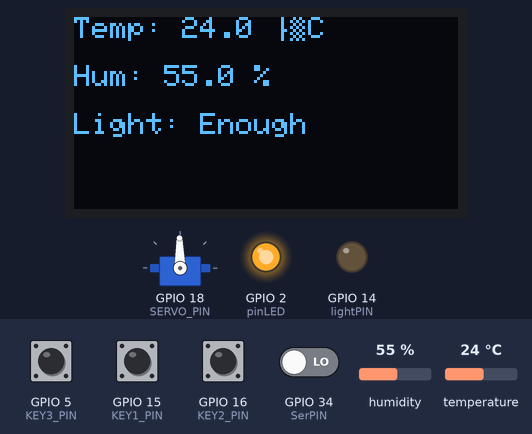
Bench run of a program on a simulated ESP32. Parts: 128×64 one-colour display, servo, output pins drawn as LEDs (lit = HIGH). The inputs (shaded band) are chosen by the test bench; at power-on: GPIO 5 (KEY3_PIN), GPIO 15 (KEY1_PIN), GPIO 16 (KEY2_PIN) HIGH, GPIO 34 (SerPIN) LOW, humidity 55 %, temperature 24 °C. WiFi joins after 1.5 s; servers stay silent unless stated; servo pulses on a pin are drawn as a servo (544–2400 µs = 0–180°); what the program prints to the serial monitor is not drawn.

Above: at 3.2 s.
3.3 s: GPIO 34 (SerPIN) driven HIGH
At 5.4 s:
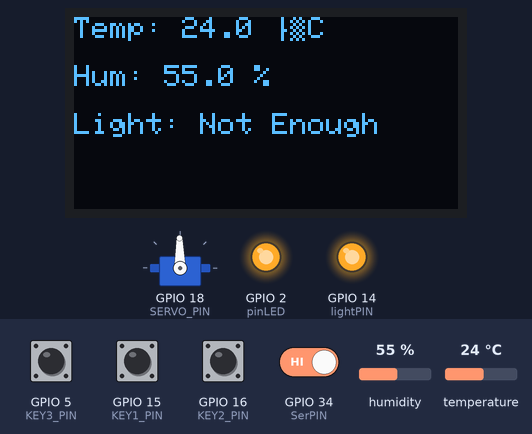
6.2 s: GPIO 5 (KEY3_PIN) pulled LOW for 0.15 s
At 8.0 s:
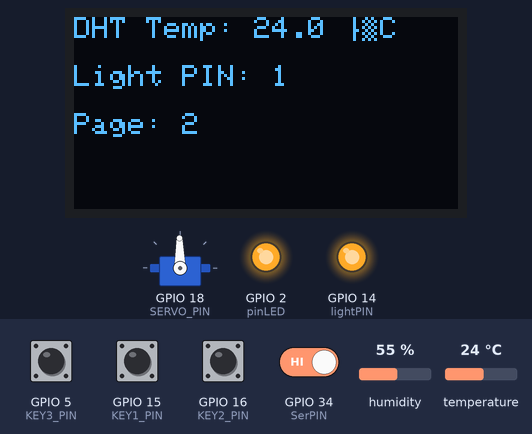
8.3 s: GPIO 16 (KEY2_PIN) pulled LOW for 0.15 s
At 10.0 s:
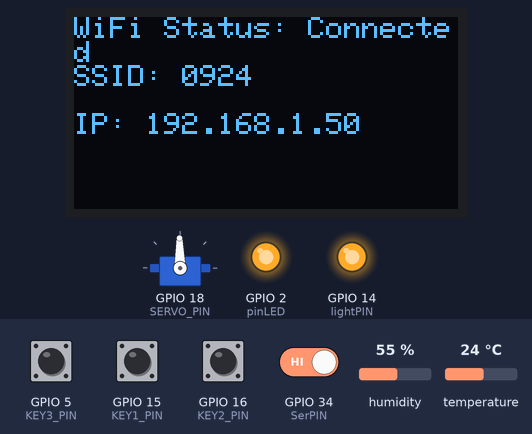
10.4 s: GPIO 15 (KEY1_PIN) pulled LOW for 0.15 s
At 11.7 s:
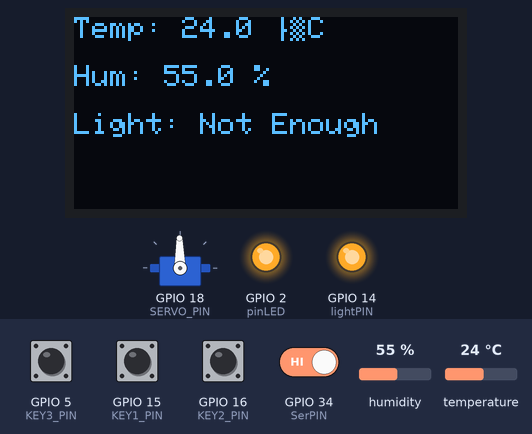
12.5 s: GPIO 16 (KEY2_PIN) pulled LOW for 0.15 s
At 14.3 s:
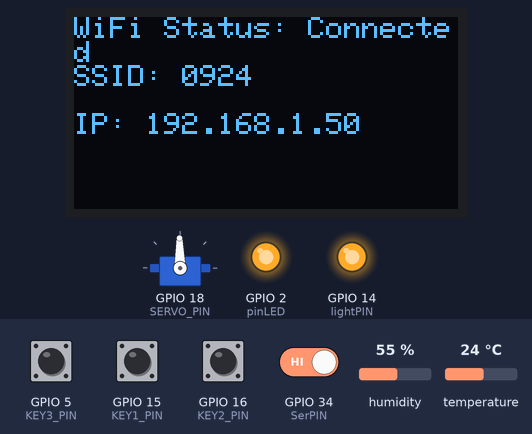
14.6 s: GPIO 5 (KEY3_PIN) pulled LOW for 0.15 s
At 16.3 s:
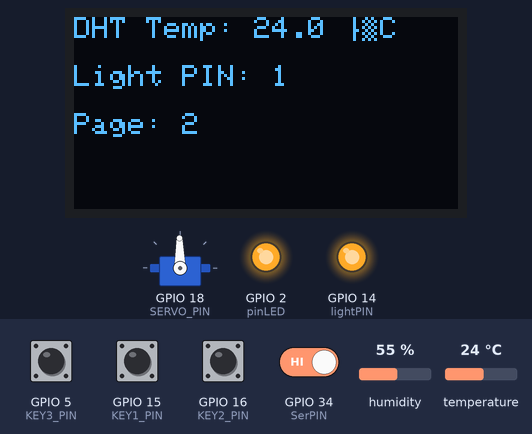
Timing chart, 0 to 17.7 s (numbered marks = the images above; inputs shaded):
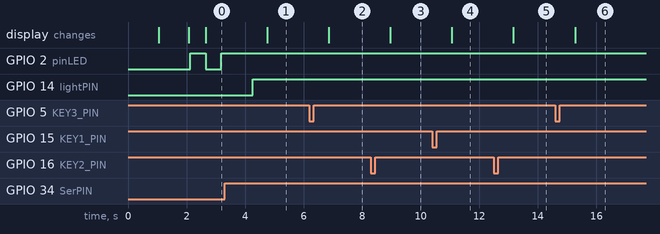

Measured:
- after the input at 3.3 s, GPIO 14 (lightPIN): LOW → HIGH after 0.97 s; the display: changes after 1.5 s (image 1)
- after the input at 6.2 s, the display: changes after 0.66 s (image 2)
- after the input at 8.3 s, the display: changes after 0.67 s (image 3)
- after the input at 10.4 s, the display: changes after 0.67 s (image 4)
- after the input at 12.5 s, the display: changes after 0.67 s (image 5)
- after the input at 14.6 s, the display: changes after 0.68 s (image 6)

The program:

main.cpp
```cpp
#include <Arduino.h>
#include "WiFiManager.h"
#include "MYDHT.h"
#include <freertos/FreeRTOS.h>
#include <freertos/task.h>
#include "sensor_light.h"
#include "OLED.h"
#include "key.h"  // 引入按键头文件
#include "servo.h" // 引入舵机头文件

// 原有全局变量（不变）
float g_temp = 0.0;
float g_hum = 0.0;
TaskHandle_t wifiTaskHandle = NULL;
TaskHandle_t sensorTaskHandle = NULL;
TaskHandle_t oledTaskHandle = NULL;
// 新增：按键任务句柄
TaskHandle_t keyTaskHandle = NULL;
// 新增：舵机任务句柄（在 global_data.h 中声明为 extern）
TaskHandle_t servoTaskHandle = NULL;

// 修改OLED任务：使用新的多页面显示函数
void oledTask(void *param) {
  while (true) {
    showCurrentPage(g_temp, g_hum, lightStatus);  // 替换原有showEnvData
    vTaskDelay(pdMS_TO_TICKS(500));  // 刷新频率提高到500ms，响应更快
  }
}

// 新增：按键任务函数
void keyTask(void *param) {
  while (true) {
    readKeys();  // 循环读取按键
    vTaskDelay(pdMS_TO_TICKS(20));  // 按键扫描频率20ms
  }
}

void setup() {
  Serial.begin(115200);
  delay(1000);
  SetupLDR();
  setupOLED();
  setupKeys();  // 初始化按键
  // 初始化时用默认值显示
  showCurrentPage(g_temp, g_hum, lightStatus);
  Serial.println("========== ESP32 FreeRTOS 启动 ==========");

  initDHTMutex();

  // 原有任务创建（不变）
  xTaskCreatePinnedToCore(
    sensorTask,
    "SensorTask",
    16384,
    NULL,
    3,
    &sensorTaskHandle,
    0
  );

  xTaskCreatePinnedToCore(
    wifiTask,
    "WiFiTask",
    16384,
    NULL,
    1,
    &wifiTaskHandle,
    0
  );

  xTaskCreatePinnedToCore(
    oledTask,
    "OledTask",
    4096,
    NULL,
    2,
    &oledTaskHandle,
    0
  );

  // 新增：创建按键任务
  xTaskCreatePinnedToCore(
    keyTask,
    "KeyTask",
    2048,              // 按键任务栈大小不需要太大
    NULL,
    2,                 // 优先级和OLED任务一致
    &keyTaskHandle,
    1                  // 绑定到核心1（分散负载）
  );

  // 初始化舵机并创建舵机任务（保持其他功能不变）
  initServo(SERVO_PIN);
  xTaskCreatePinnedToCore(
    servoTask,
    "ServoTask",
    2048,
    NULL,
    2,
    &servoTaskHandle,
    1
  );
}

void loop() {
  // 原有逻辑（不变）
  readDOWithDebounce();
  vTaskDelay(pdMS_TO_TICKS(1000));
}
```

KEY.cpp
```cpp
#include "key.h"
#include "global_data.h"
#include "servo.h"

// 定义全局页面变量
DisplayPage currentPage = PAGE_ENV;

// 按键防抖参数
#define DEBOUNCE_DELAY 20 // 防抖延时20ms
#define LONG_PRESS_MS 700 // 长按判定
unsigned long lastKeyPressTime = 0;

// 初始化按键（上拉输入）
void setupKeys() {
  pinMode(KEY1_PIN, INPUT_PULLUP);
  pinMode(KEY2_PIN, INPUT_PULLUP);
  pinMode(KEY3_PIN, INPUT_PULLUP);
  Serial.println("按键模块初始化完成");
}

// 读取按键（防抖与长按处理）
void readKeys() {
  // 读取三路按键，长按触发舵机命令，短按保留原有翻页功能
  // 按键1（KEY1_PIN）：短按切环境页，长按 -> 顺时针
  if (digitalRead(KEY1_PIN) == LOW) {
    if (millis() - lastKeyPressTime > DEBOUNCE_DELAY) {
      unsigned long t0 = millis();
      // 等待按键释放
      while (digitalRead(KEY1_PIN) == LOW) {
        vTaskDelay(pdMS_TO_TICKS(10));
      }
      unsigned long duration = millis() - t0;
      lastKeyPressTime = millis();
      if (duration >= LONG_PRESS_MS) {
        Serial.println("按键1长按 → 舵机顺时针（CW）");
        if (servoTaskHandle) {
          xTaskNotify(servoTaskHandle, (uint32_t)SERVO_CMD_CW, eSetValueWithOverwrite);
        }
      } else {
        currentPage = PAGE_ENV;
        Serial.println("按键1短按 → 切换到环境数据页");
      }
    }
  }
  // 按键2（KEY2_PIN）：短按切WiFi页，长按 -> 停止舵机
  else if (digitalRead(KEY2_PIN) == LOW) {
    if (millis() - lastKeyPressTime > DEBOUNCE_DELAY) {
      unsigned long t0 = millis();
      while (digitalRead(KEY2_PIN) == LOW) {
        vTaskDelay(pdMS_TO_TICKS(10));
      }
      unsigned long duration = millis() - t0;
      lastKeyPressTime = millis();
      if (duration >= LONG_PRESS_MS) {
        Serial.println("按键2长按 → 舵机停止（STOP）");
        if (servoTaskHandle) {
          xTaskNotify(servoTaskHandle, (uint32_t)SERVO_CMD_STOP, eSetValueWithOverwrite);
        }
      } else {
        currentPage = PAGE_WIFI;
        Serial.println("按键2短按 → 切换到WiFi信息页");
      }
    }
  }
  // 按键3（KEY3_PIN）：短按切调试页，长按 -> 逆时针
  else if (digitalRead(KEY3_PIN) == LOW) {
    if (millis() - lastKeyPressTime > DEBOUNCE_DELAY) {
      unsigned long t0 = millis();
      while (digitalRead(KEY3_PIN) == LOW) {
        vTaskDelay(pdMS_TO_TICKS(10));
      }
      unsigned long duration = millis() - t0;
      lastKeyPressTime = millis();
      if (duration >= LONG_PRESS_MS) {
        Serial.println("按键3长按 → 舵机逆时针（CCW）");
        if (servoTaskHandle) {
          xTaskNotify(servoTaskHandle, (uint32_t)SERVO_CMD_CCW, eSetValueWithOverwrite);
        }
      } else {
        currentPage = PAGE_DEBUG;
        Serial.println("按键3短按 → 切换到调试信息页");
      }
    }
  }
}
```

KEY.h
```cpp
#ifndef KEY_H
#define KEY_H

#include <Arduino.h>

// 按键引脚定义
#define KEY1_PIN 15  // 切换页面1
#define KEY2_PIN 16  // 切换页面2
#define KEY3_PIN 5  // 切换页面3

// 页面枚举（方便管理）
typedef enum {
  PAGE_ENV = 0,    // 环境数据页（默认）
  PAGE_WIFI = 1,   // WiFi信息页
  PAGE_DEBUG = 2   // 调试信息页
} DisplayPage;

// 全局当前页面（供OLED任务和按键任务共享）
extern DisplayPage currentPage;

// 函数声明
void setupKeys();       // 初始化按键
void readKeys();        // 读取按键（防抖）

#endif
```

MYDHT.cpp
```cpp
#include "MYDHT.h"
#include <freertos/FreeRTOS.h>
#include <freertos/task.h>
#include <freertos/semphr.h>
#include "global_data.h"

SemaphoreHandle_t dhtDataMutex = NULL;
DHT dht(DHTPIN, DHTTYPE);

void initDHTMutex() {
  if (dhtDataMutex == NULL) {
    dhtDataMutex = xSemaphoreCreateMutex();
    if (dhtDataMutex == NULL) {
      Serial.println("DHT互斥锁创建失败！");
    }
  }
}

float readDHTTemp() {
  float temp = -999.0;
  temp = dht.readTemperature();
  return isnan(temp) ? -999.0 : temp;
}

float readDHTHum() {
  float hum = -999.0;
  hum = dht.readHumidity();
  return isnan(hum) ? -999.0 : hum;
}

void sensorTask(void *param) {
  dht.begin();
  Serial.println("DHT11 传感器初始化完成");

  while (true) {
    if (dhtDataMutex != NULL) {
      xSemaphoreTake(dhtDataMutex, portMAX_DELAY);
    }

    // 拿到密钥进行数据传输
    g_temp = readDHTTemp();
    g_hum = readDHTHum();

    if (g_temp != -999.0 && g_hum != -999.0) {
      Serial.printf("温度: %.2f °C, 湿度: %.2f %%\n", g_temp, g_hum);
    } else {
      Serial.println("读取温湿度失败！");
    }

    if (dhtDataMutex != NULL) {
      xSemaphoreGive(dhtDataMutex);
    }
    //归还密钥
    vTaskDelay(pdMS_TO_TICKS(2000));
  }
}
```

MYDHT.h
```cpp
#ifndef MYDHT_H
#define MYDHT_H

#include <Arduino.h>
#include <DHT.h>

// 硬件配置
#define DHTPIN 4
#define DHTTYPE DHT11
extern DHT dht;


float readDHTTemp();
float readDHTHum();
void initDHTMutex();


// 只保留核心函数声明
void sensorTask(void *param);

#endif
```

OLED.cpp
```cpp
#include "OLED.h"
#include "MYDHT.h"
#include "sensor_light.h"
#include "global_data.h"  // 新增：引入全局变量声明
#include "WiFiManager.h"  // 若用到WiFi相关变量也需引入
#include "KEY.h"  // 新增：引入按键头文件
Adafruit_SSD1306 display(OLED_WIDTH, OLED_HEIGHT, &Wire, OLED_RESET);

// 以下原有代码不变...
void setupOLED() {
  Wire.begin(21, 22);
  if(!display.begin(SSD1306_SWITCHCAPVCC, OLED_ADDR)) {
    Serial.println(F("OLED初始化失败！"));
    for(;;);
  }
  display.clearDisplay();
  display.setTextSize(1);
  display.setTextColor(SSD1306_WHITE);
  display.setCursor(0, 0);
  display.println("OLED初始化成功！");
  display.display();
  delay(1000);
}

// 原有showEnvData函数不变...
void showEnvData(float temp, float hum, bool lightStatus) {
  display.clearDisplay();
  display.setCursor(0, 0);
  display.printf("Temp: %.1f °C", temp);
  display.setCursor(0, 16);
  display.printf("Hum: %.1f %%", hum);
  display.setCursor(0, 32);
  display.print("Light: ");
  display.print(lightStatus ? "Enough" : "Not Enough");
  display.display();
}

// 新增的WiFi页函数（若用到WiFi变量需确保头文件引入）
void showWiFiPage() {
  display.clearDisplay();
  display.setCursor(0, 0);
  display.print("WiFi Status: ");
  display.print(WiFi.status() == WL_CONNECTED ? "Connected" : "Disconnected");

  display.setCursor(0, 16);
  display.print("SSID: ");
  display.print(WiFi.SSID());

  display.setCursor(0, 32);
  display.print("IP: ");
  display.print(WiFi.localIP().toString());

  display.display();
}

// 修复调试页：现在g_temp/SerPIN等变量可被识别
void showDebugPage() {
  display.clearDisplay();
  display.setCursor(0, 0);
  display.printf("DHT Temp: %.1f °C", g_temp);

  display.setCursor(0, 16);
  display.printf("Light PIN: %d", digitalRead(SerPIN));

  display.setCursor(0, 32);
  display.printf("Page: %d", currentPage);

  display.display();
}

void showCurrentPage(float temp, float hum, bool lightStatus) {
  switch (currentPage) {
    case PAGE_ENV:
      showEnvData(temp, hum, lightStatus);
      break;
    case PAGE_WIFI:
      showWiFiPage();
      break;
    case PAGE_DEBUG:
      showDebugPage();
      break;
    default:
      showEnvData(temp, hum, lightStatus);
      break;
  }
}
```

OLED.h
```cpp
#ifndef OLED_H
#define OLED_H

#include <Arduino.h>
#include <Adafruit_GFX.h>
#include <Adafruit_SSD1306.h>
#include "key.h"  // 引入页面枚举

// 原有常量定义（不变）
#define OLED_WIDTH  128
#define OLED_HEIGHT 64
#define OLED_ADDR   0x3C
#define OLED_RESET  -1

extern Adafruit_SSD1306 display;

// 原有函数声明（不变）
void setupOLED();
void showEnvData(float temp, float hum, bool lightStatus);

// 新增：多页面显示函数
void showWiFiPage();     // WiFi信息页
void showDebugPage();    // 调试信息页
void showCurrentPage(float temp, float hum, bool lightStatus); // 根据当前页面显示对应内容

#endif
```

WiFiManager.cpp
```cpp
#include "WiFiManager.h"

const char* ssid = "0924";
const char* password = "1234567890";
const int pinLED = 2;

void setupWiFi() {
    Serial.println("正在连接WiFi中");
    WiFi.begin(ssid, password);
    unsigned long start = millis();
    pinMode(pinLED, OUTPUT);

    while (WiFi.status() != WL_CONNECTED) {
        digitalWrite(pinLED, !digitalRead(pinLED));
        delay(500);
        if (millis() - start > 10000) {
            digitalWrite(pinLED, LOW);
            return;
        }
    }

    Serial.println("连接成功");
    Serial.print("WiFi名称: ");
    Serial.println(WiFi.SSID());
    Serial.print("WiFi密码: ");
    Serial.println(password);
    Serial.print("IP Address: ");
    Serial.println(WiFi.localIP());
    digitalWrite(pinLED, HIGH);
}

bool isWiFiDisconnected() {
  return WiFi.status() != WL_CONNECTED;
}

void checkWiFiConnection() {
    if (isWiFiDisconnected()) {
        setupWiFi();
    }
}

void wifiTask(void *param) {
    while (true) {
        checkWiFiConnection();
        vTaskDelay(5000 / portTICK_PERIOD_MS); // 每5秒检查一次连接
    }
}
```

WiFiManager.h
```cpp
#ifndef WIFI_MANAGER_H
#define WIFI_MANAGER_H

#include <Arduino.h>
#include <WiFi.h>


// 只声明变量（extern表示“变量在其他文件定义”）
extern const char* ssid;
extern const char* password;
extern const int pinLED;

// 函数声明
void setupWiFi();
bool isWiFiDisconnected();
void checkWiFiConnection();
void wifiTask(void *param);

#endif // WIFI_MANAGER_H
```

global_data.h
```cpp
#ifndef GLOBAL_DATA_H
#define GLOBAL_DATA_H

#include <Arduino.h>
#include <freertos/FreeRTOS.h>
#include <freertos/task.h>

// 声明全局变量（供所有文件使用）
extern float g_temp;       // 温度
extern float g_hum;        // 湿度
// 舵机任务句柄（由 main.cpp 定义）
extern TaskHandle_t servoTaskHandle;

#endif
```

sensor_light.cpp
```cpp
#include <Arduino.h>
#include "sensor_light.h"
bool lightStatus = true;
int count = 0;
//初始化函数
void SetupLDR() {
  pinMode(SerPIN, INPUT);    // 光敏DO引脚=输入
  pinMode(lightPIN, OUTPUT); // 小灯引脚=输出
  digitalWrite(lightPIN, LIGHT_OFF); // 初始灭灯
  Serial.begin(115200); // 初始化串口
  Serial.println("光敏模块初始化完成");
}

//读取光敏传感器状态并防抖
void readDOWithDebounce() {
  // 1. 防抖：统计「无遮挡=HIGH」的次数
  int highCount = 0;
  for (int i = 0; i < 3; i++) {
    if (digitalRead(SerPIN) == HIGH) { // 有遮挡=高电平
      highCount++;
    }
    delay(10); // 防抖延时
  }

  // 2. 判断光照状态：highCount≥2 → 有遮挡（光照不充足）
  bool isLightEnough = (highCount >= 2);

  if (isLightEnough) { // 光照不足（遮挡）→ 小灯亮
    digitalWrite(lightPIN, LIGHT_ON);
    lightStatus = false;
    count++;
    Serial.println("遮挡传感器 → 小灯亮");
  } else { // 光照充足（无遮挡）→ 小灯灭
    lightStatus = true;
    digitalWrite(lightPIN, LIGHT_OFF);
    Serial.println("无遮挡 → 小灯灭");


  }


  Serial.printf("调试：SerPIN原始电平=%d，高电平次数=%d\n", digitalRead(SerPIN),count);
}
```

sensor_light.h
```cpp
#ifndef SENSOR_LIGHT_H
#define SENSOR_LIGHT_H
#include <Arduino.h>
#define lightPIN 14
#define SerPIN 34
extern bool lightStatus;
const int LIGHT_ON = HIGH;   // 光照充足时DO输出低电平
const int LIGHT_OFF = LOW;
void SetupLDR();
void readDOWithDebounce();


#endif
```

servo.cpp
```cpp
#include "servo.h"
#include <freertos/FreeRTOS.h>
#include <freertos/task.h>
#include <Arduino.h>

// LEDC 通道、频率和分辨率
static const int LEDC_CHANNEL = 0;
static const int SERVO_FREQ = 50; // 50Hz 常见舵机频率
static const int SERVO_RES = 10;  // 分辨率 10-bit -> 0..1023

// 将微秒脉宽转换为 ledc 写入值
static int usToDuty(uint32_t us) {
  // 周期 20ms = 20000us
  return (int)((us * (1 << SERVO_RES)) / 20000UL);
}

void initServo(uint8_t pin) {
  ledcSetup(LEDC_CHANNEL, SERVO_FREQ, SERVO_RES);
  ledcAttachPin(pin, LEDC_CHANNEL);
  // 设为停止脉宽（约1500us）
  ledcWrite(LEDC_CHANNEL, usToDuty(1500));
}

void applyServoCommand(ServoCommand cmd) {
  switch (cmd) {
    case SERVO_CMD_STOP:
      // 停止（中立）
      ledcWrite(LEDC_CHANNEL, usToDuty(1500));
      break;
    case SERVO_CMD_CW:
      // 顺时针：较短脉宽（例如1300us），速度可通过更改该值调节
      ledcWrite(LEDC_CHANNEL, usToDuty(1300));
      break;
    case SERVO_CMD_CCW:
      // 逆时针：较长脉宽（例如1700us）
      ledcWrite(LEDC_CHANNEL, usToDuty(1700));
      break;
    default:
      ledcWrite(LEDC_CHANNEL, usToDuty(1500));
      break;
  }
}

void servoTask(void *param) {
  uint32_t notifValue = 0;
  while (true) {
    // 等待任务通知，并接收通知值作为命令
    if (xTaskNotifyWait(0x00, 0xffffffff, &notifValue, portMAX_DELAY) == pdTRUE) {
      uint32_t cmd = notifValue & 0xff;
      if (cmd == SERVO_CMD_CW) {
        applyServoCommand(SERVO_CMD_CW);
      } else if (cmd == SERVO_CMD_CCW) {
        applyServoCommand(SERVO_CMD_CCW);
      } else {
        applyServoCommand(SERVO_CMD_STOP);
      }
    }
  }
}
```

servo.h
```cpp
#ifndef SERVO_H
#define SERVO_H

#include <Arduino.h>

// 可修改：舵机控制引脚（根据你的硬件调整）
#ifndef SERVO_PIN
#define SERVO_PIN 18
#endif

// 舵机命令（通过任务通知发送）
typedef enum {
  SERVO_CMD_STOP = 0,
  SERVO_CMD_CW = 1,
  SERVO_CMD_CCW = 2
} ServoCommand;

// 初始化舵机硬件
void initServo(uint8_t pin);

// RTOS 任务：等待通知并执行舵机动作
void servoTask(void *param);

// 直接设置舵机为停止/顺/逆
void applyServoCommand(ServoCommand cmd);

#endif
```
